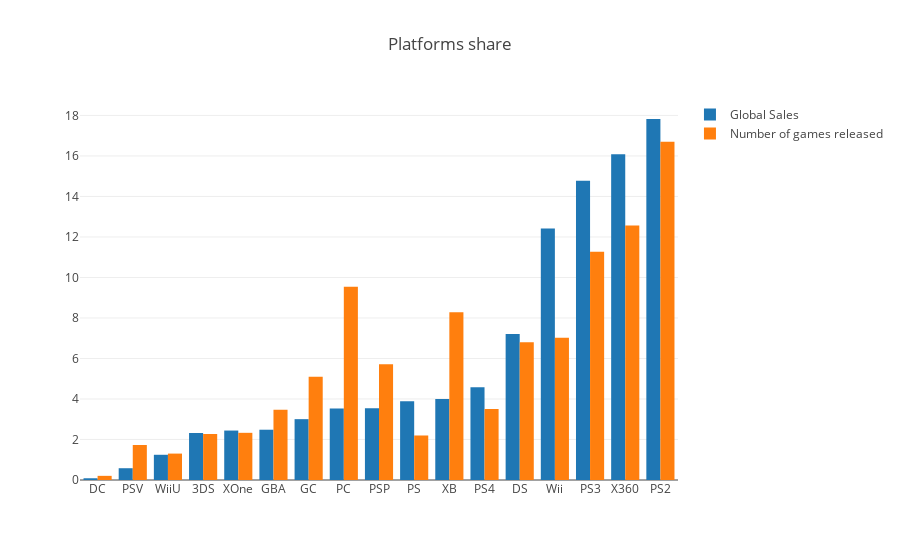

Source (notebook cell):
### Code cell
trace0 = go.Bar(
    x=platforms_df.index,
    y=platforms_df.Global_Sales,
    name='Global Sales',
    orientation = 'v'
)

trace1 = go.Bar(
    x=platforms_df.index,
    y=platforms_df.Number_of_Games,
    name='Number of games released',
    orientation = 'v'
)

data = [trace0, trace1]
layout = {'title': 'Platforms share'}

fig = go.Figure(data=data, layout=layout)

iplot(fig, show_link=False)

### Figure 1 — Plotly figure (JSON) as saved in the notebook; plotly's stock layout.template omitted (floating-point values rounded to 4 significant figures)
{"data": [{"name": "Global Sales", "orientation": "v", "type": "bar", "uid": "8db7f4c9-137a-4901-9154-107b2db0df61", "x": ["DC", "PSV", "WiiU", "3DS", "XOne", "GBA", "GC", "PC", "PSP", "PS", "XB", "PS4", "DS", "Wii", "PS3", "X360", "PS2"], "y": [0.08574, 0.5819, 1.245, 2.322, 2.441, 2.483, 3.004, 3.526, 3.541, 3.892, 3.996, 4.579, 7.204, 12.42, 14.78, 16.08, 17.82]}, {"name": "Number of games released", "orientation": "v", "type": "bar", "uid": "222dfd91-03aa-4f00-8e57-5a1c20dab2b4", "x": ["DC", "PSV", "WiiU", "3DS", "XOne", "GBA", "GC", "PC", "PSP", "PS", "XB", "PS4", "DS", "Wii", "PS3", "X360", "PS2"], "y": [0.2051, 1.729, 1.304, 2.271, 2.33, 3.473, 5.099, 9.538, 5.714, 2.198, 8.278, 3.502, 6.799, 7.018, 11.27, 12.57, 16.7]}], "layout": {"title": {"text": "Platforms share"}}}
